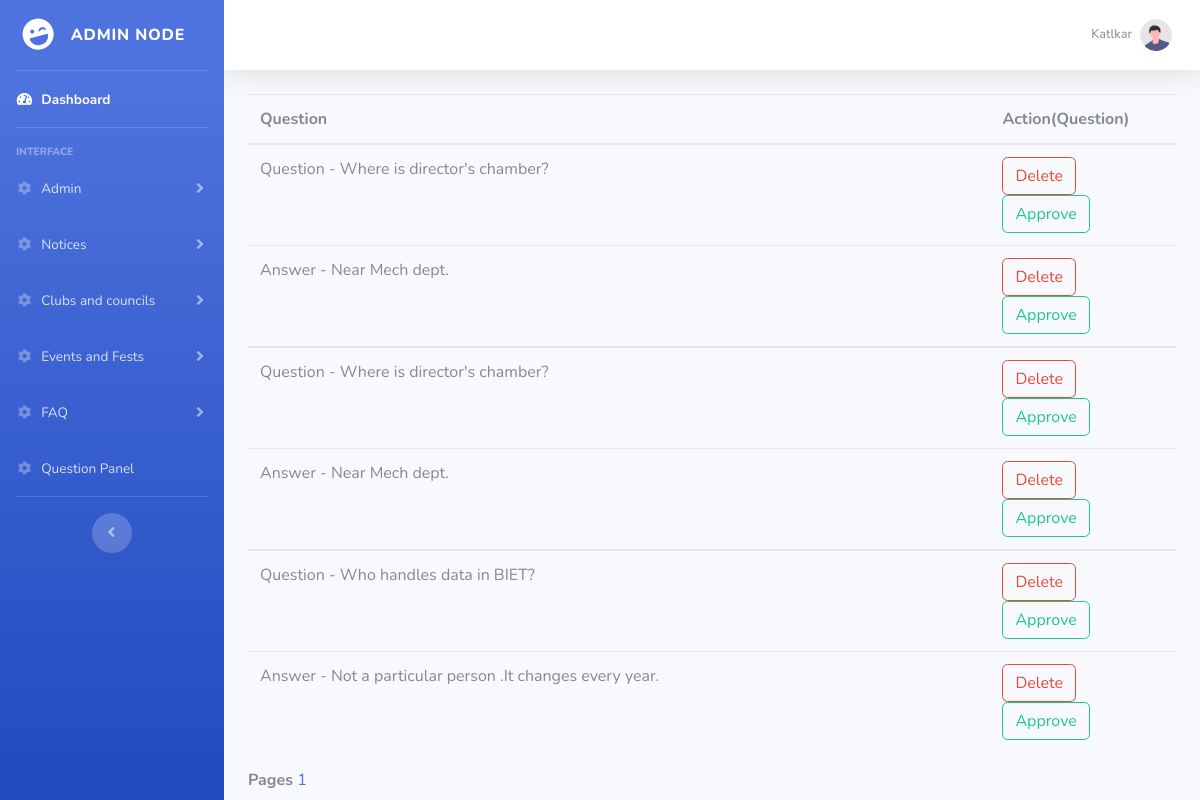
The page /ques_ans.php (signed in) on the database as committed earlier.
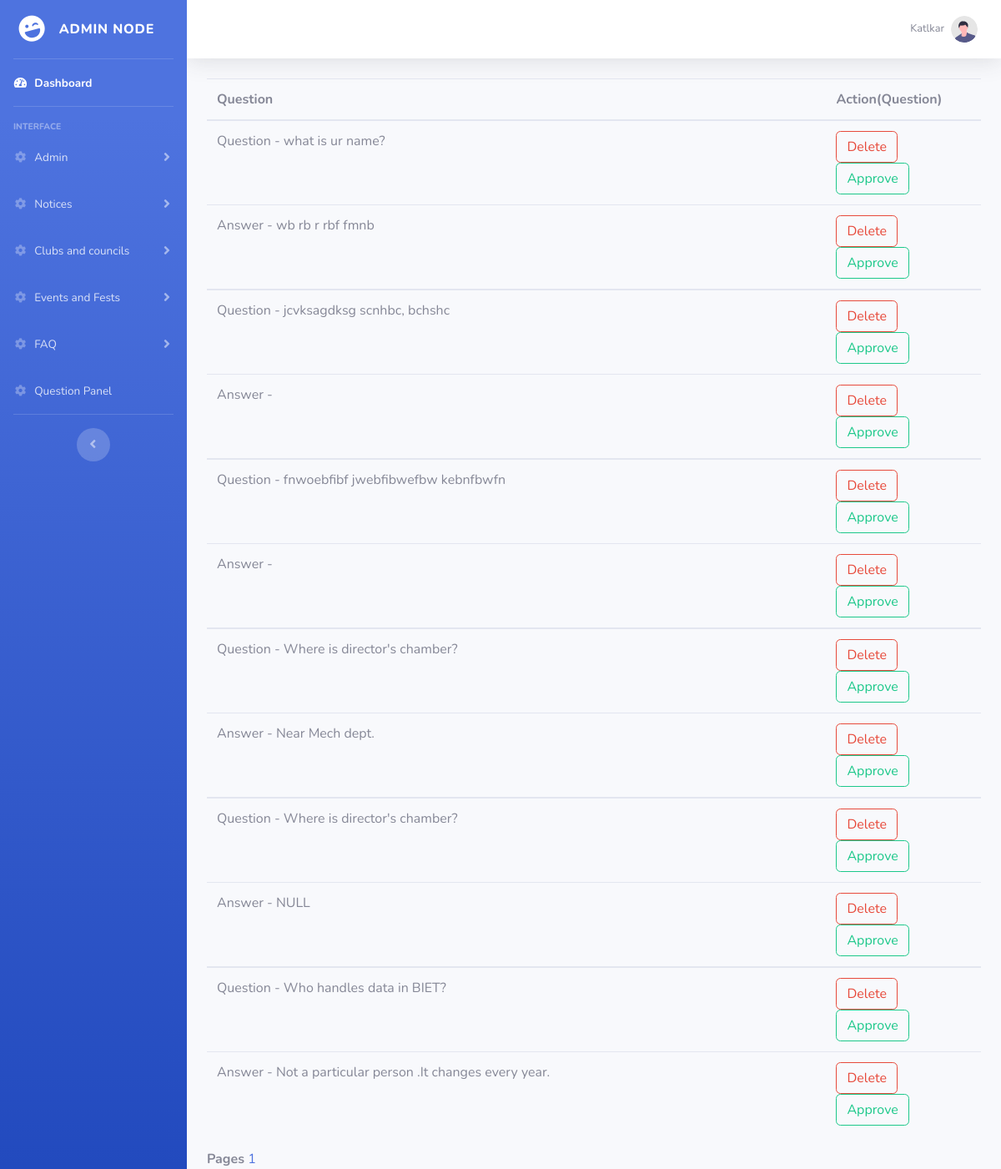
The same page on the database as committed later.
### tables this page shows
CREATE TABLE `q_and_a` (
  `id` int(5) NOT NULL,
  `question` varchar(2000) NOT NULL,
  `ques_approved` tinyint(1) DEFAULT NULL,
  `ques_answered` tinyint(1) NOT NULL,
  `answer` varchar(10000) NOT NULL,
  `ans_approved` tinyint(1) DEFAULT NULL,
  `ans_by` varchar(100) NOT NULL
);

### ques_ans.php (the view, shortened to what this page needs)
<!DOCTYPE html>
<html lang="en" dir="ltr">
<head>
  <link href="vendor/fontawesome-free/css/all.min.css" rel="stylesheet" type="text/css">
  <link href="css/sb-admin-2.min.css" rel="stylesheet">
</head>
<body id="page-top">
  <div id="wrapper">
    <?php
    include 'include/sidebar.php'
    ?>
    <div id="content-wrapper" class="d-flex flex-column">
      <div id="content">
        <?php
        include 'include/topbar.php'
        ?>
        <div class="container-fluid">
          <?php
          $con = mysqli_connect("localhost", "root", "");
          mysqli_select_db($con, "campus_cauldron");
          if (isset($_GET["page"])) {
            $page = $_GET["page"];
          } else {
            $page = 1;
          };
          $start_from = ($page - 1) * 20;
          $sql = "select * from q_and_a  ORDER BY id DESC LIMIT $start_from, 20";
          $rs_result = mysqli_query($con, $sql);
          ?>
          <table class="table">
            <thead>
              <tr>
                <th width="80">Question</th>
                <th width="20%">Action(Question)</th>
              </tr>
            </thead>
            <?php
            while ($row = mysqli_fetch_assoc($rs_result)) {
            ?>
              <tbody>
                <tr>
                  <td> <?php
                        echo "Question " . "- " . " ";
                        echo $row["question"]; ?> </td>
                  <td><a class="btn btn-outline-danger" href='ques_delete.php?key1=<?php echo $row["id"]; ?>'>Delete</a>
                    <a class="btn btn-outline-success" href='ques_approve.php?key1=<?php echo $row["id"]; ?>'>Approve</a>
                  </td>
                </tr>
                <tr>
                  <td><?php
                      echo "Answer " . "- " . " ";
                      echo $row["answer"]; ?></td>
                  <td><a class="btn btn-outline-danger" href='ans_delete.php?key1=<?php echo $row["id"]; ?>'>Delete</a>
                    <a class="btn btn-outline-success" href='ans_approve.php?key1=<?php echo $row["id"]; ?>'>Approve</a>
                  </td>
                </tr>
              </tbody>
            <?php
            };
            ?>
          </table>
          <strong>Pages </strong>
          <?php
          $sql = "SELECT COUNT(question) FROM q_and_a";
          $rs_result = mysqli_query($con, $sql);
          $row = mysqli_fetch_row($rs_result);
          $total_records = $row[0];
          $total_pages = ceil($total_records / 20);
          for ($i = 1; $i <= $total_pages; $i++) {
            echo "<a href='viewuser.php?page=" . $i . "' class='navigation_item selected_navigation_item'>" . $i . "</a> ";
          };
          ?>
        </div>
</body>
</html>

Rows that differ between the two databases and show on the page:
added q_and_a: question "what is ur name?", answer "wb rb r rbf fmnb"
added q_and_a: question "jcvksagdksg scnhbc, bchshc"
added q_and_a: question "fnwoebfibf jwebfibwefbw kebnfbwfn"
changed q_and_a: answer "Near Mech dept." → "NULL"
